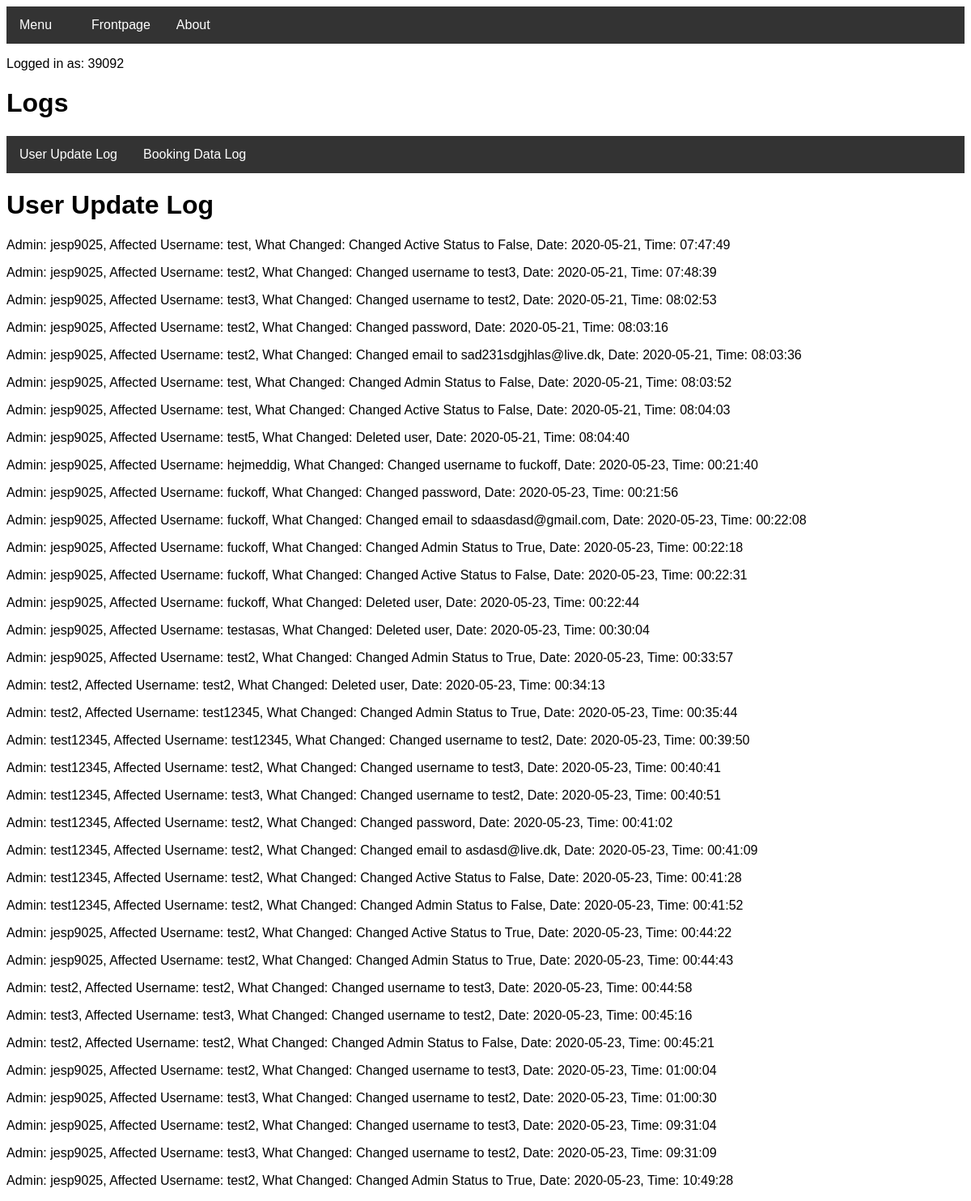
The page /userdatalog (signed in) on the database its author committed.
### tables this page shows
CREATE TABLE UpdateUserData (updateuserdata_admin STRING, updateuserdata_affected_user STRING, updateuserdata_what_changed STRING, updateuserdata_date DATE, updateuserdata_time TIME);

### routes.py (the view)
@app.route("/userdatalog")
def userdatalog():
    if "name" not in session:
        return redirect(url_for("login"))
    if user.checkIfAdmin(session['name']) == False:
        return redirect(url_for("denied"))
    lst = updateUserData.readUserDataLog()
    return render_template("userdatalog.html", data=lst, username=session['name'])

### Project.py (called while the page is built)
    def checkIfAdmin(self, username):
        try:
            c = self.conn.cursor()
            c.execute("SELECT user_is_admin FROM User WHERE user_username = '{}'".format(username))
            lst = c.fetchall()
            toList = functools.reduce(operator.add, (lst))
            for item in toList:
                if item == "True":
                    return True
            return False
        except TypeError:
            pass

    def readUserDataLog(self):
        try:
            c = self.conn.cursor()
            c.execute("SELECT 'Admin:', updateuserdata_admin, 'Affected Username:', updateuserdata_affected_user, 'What Changed:', updateuserdata_what_changed, 'Date:', updateuserdata_date, 'Time:', updateuserdata_time FROM UpdateUserData")
            lst = c.fetchall()
            c.close
            return lst
        except sqlite3.Error as e:
            return "An error occurred:", e.args[0]

### templates/userdatalog.html (shortened to what this page needs)
<!DOCTYPE html>
<head>
<link rel="stylesheet" href="../static/theme.css">
<link rel="stylesheet" type="text/css" href="../static/barstyle.css" title="style"/>
<link rel="stylesheet" type="text/css" href="../static/errorstyle.css" title="style"/>
</head>
<body>
<div class="navbar">
  <div class="dropdown">
    <button class="dropbtn">Menu
      <i class="fa fa-caret-down"></i>
    </button>
  </div>
  <a href="welcome">Frontpage</a>
  <a href="about">About</a>
</div>
</body>
<p>Logged in as: {{ username }}</p>
<h1>Logs</h1>
<div class="container">
    <div class="navbar">
        <a href="userdatalog">User Update Log</a>
        <a href="bookingdatalog">Booking Data Log</a>
    </div>
    <h1>User Update Log</h1>
</div>
<body>
    {%for value in data%}
     <p>{{value | replace("(", "") | replace(")", "") | replace(":", "=") | replace("'", "") | replace("=,", ":") | replace("=", ":")}}</p>
    {%endfor%}
   </body>

### static/barstyle.css (style rules this page uses)
body { font-family: Arial, Helvetica, sans-serif; }
.navbar { overflow: hidden; background-color: #333; }
.navbar a { float: left; font-size: 16px; color: white; text-align: center; padding: 14px 16px; text-decoration: none; }
.dropdown { float: left; overflow: hidden; }
.dropdown .dropbtn { font-size: 16px; border: none; outline: none; color: white; padding: 14px 16px; background-color: inherit; font-family: inherit; margin: 0; }

### rows shown on the page
UpdateUserData: value "Admin: jesp9025, Affected Username: test, What Changed: Changed Active Status to False, Date: 2020-05-21, Time: 07:47:49"
UpdateUserData: value "Admin: jesp9025, Affected Username: test2, What Changed: Changed username to test3, Date: 2020-05-21, Time: 07:48:39"
UpdateUserData: value "Admin: jesp9025, Affected Username: test3, What Changed: Changed username to test2, Date: 2020-05-21, Time: 08:02:53"
UpdateUserData: value "Admin: jesp9025, Affected Username: test2, What Changed: Changed password, Date: 2020-05-21, Time: 08:03:16"
UpdateUserData: value "Admin: jesp9025, Affected Username: test2, What Changed: Changed email to sad231sdgjhlas@live.dk, Date: 2020-05-21, Time: 08:03:36"
UpdateUserData: value "Admin: jesp9025, Affected Username: test, What Changed: Changed Admin Status to False, Date: 2020-05-21, Time: 08:03:52"
UpdateUserData: value "Admin: jesp9025, Affected Username: test, What Changed: Changed Active Status to False, Date: 2020-05-21, Time: 08:04:03"
UpdateUserData: value "Admin: jesp9025, Affected Username: test5, What Changed: Deleted user, Date: 2020-05-21, Time: 08:04:40"
UpdateUserData: value "Admin: jesp9025, Affected Username: hejmeddig, What Changed: Changed username to fuckoff, Date: 2020-05-23, Time: 00:21:40"
UpdateUserData: value "Admin: jesp9025, Affected Username: fuckoff, What Changed: Changed password, Date: 2020-05-23, Time: 00:21:56"
UpdateUserData: value "Admin: jesp9025, Affected Username: fuckoff, What Changed: Changed email to sdaasdasd@gmail.com, Date: 2020-05-23, Time: 00:22:08"
UpdateUserData: value "Admin: jesp9025, Affected Username: fuckoff, What Changed: Changed Admin Status to True, Date: 2020-05-23, Time: 00:22:18"
UpdateUserData: value "Admin: jesp9025, Affected Username: fuckoff, What Changed: Changed Active Status to False, Date: 2020-05-23, Time: 00:22:31"
UpdateUserData: value "Admin: jesp9025, Affected Username: fuckoff, What Changed: Deleted user, Date: 2020-05-23, Time: 00:22:44"
UpdateUserData: value "Admin: jesp9025, Affected Username: testasas, What Changed: Deleted user, Date: 2020-05-23, Time: 00:30:04"
UpdateUserData: value "Admin: jesp9025, Affected Username: test2, What Changed: Changed Admin Status to True, Date: 2020-05-23, Time: 00:33:57"
UpdateUserData: value "Admin: test2, Affected Username: test2, What Changed: Deleted user, Date: 2020-05-23, Time: 00:34:13"
UpdateUserData: value "Admin: test2, Affected Username: test12345, What Changed: Changed Admin Status to True, Date: 2020-05-23, Time: 00:35:44"
UpdateUserData: value "Admin: test12345, Affected Username: test12345, What Changed: Changed username to test2, Date: 2020-05-23, Time: 00:39:50"
UpdateUserData: value "Admin: test12345, Affected Username: test2, What Changed: Changed username to test3, Date: 2020-05-23, Time: 00:40:41"
UpdateUserData: value "Admin: test12345, Affected Username: test3, What Changed: Changed username to test2, Date: 2020-05-23, Time: 00:40:51"
UpdateUserData: value "Admin: test12345, Affected Username: test2, What Changed: Changed password, Date: 2020-05-23, Time: 00:41:02"
UpdateUserData: value "Admin: test12345, Affected Username: test2, What Changed: Changed email to asdasd@live.dk, Date: 2020-05-23, Time: 00:41:09"
UpdateUserData: value "Admin: test12345, Affected Username: test2, What Changed: Changed Active Status to False, Date: 2020-05-23, Time: 00:41:28"
UpdateUserData: value "Admin: test12345, Affected Username: test2, What Changed: Changed Admin Status to False, Date: 2020-05-23, Time: 00:41:52"
UpdateUserData: value "Admin: jesp9025, Affected Username: test2, What Changed: Changed Active Status to True, Date: 2020-05-23, Time: 00:44:22"
UpdateUserData: value "Admin: jesp9025, Affected Username: test2, What Changed: Changed Admin Status to True, Date: 2020-05-23, Time: 00:44:43"
UpdateUserData: value "Admin: test2, Affected Username: test2, What Changed: Changed username to test3, Date: 2020-05-23, Time: 00:44:58"
UpdateUserData: value "Admin: test3, Affected Username: test3, What Changed: Changed username to test2, Date: 2020-05-23, Time: 00:45:16"
UpdateUserData: value "Admin: test2, Affected Username: test2, What Changed: Changed Admin Status to False, Date: 2020-05-23, Time: 00:45:21"
UpdateUserData: value "Admin: jesp9025, Affected Username: test2, What Changed: Changed username to test3, Date: 2020-05-23, Time: 01:00:04"
UpdateUserData: value "Admin: jesp9025, Affected Username: test3, What Changed: Changed username to test2, Date: 2020-05-23, Time: 01:00:30"
UpdateUserData: value "Admin: jesp9025, Affected Username: test2, What Changed: Changed username to test3, Date: 2020-05-23, Time: 09:31:04"
UpdateUserData: value "Admin: jesp9025, Affected Username: test3, What Changed: Changed username to test2, Date: 2020-05-23, Time: 09:31:09"
UpdateUserData: value "Admin: jesp9025, Affected Username: test2, What Changed: Changed Admin Status to True, Date: 2020-05-23, Time: 10:49:28"

### other values the page prints
{{ username }} "39092"
